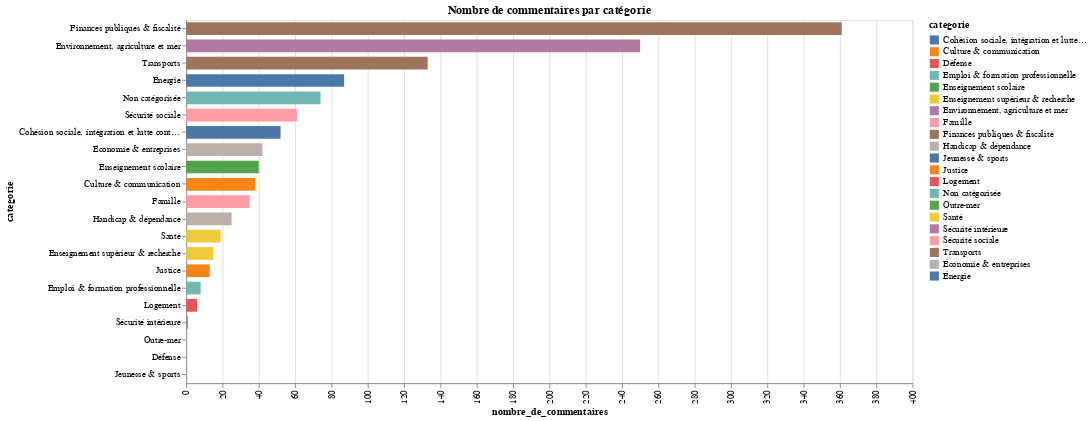

Notebook code for this chart:
### Markdown cell above
Commentaire 
 - Thématique des "finances publiques et fiscalité" qui a généré le plus de contributions.
 - Dispersion des autres catégories avec seulement 8% des contributions pour l'environnement

### Code cell
df = (raw_data.groupby('categorie', as_index ='false')
        .agg({"nombre_de_commentaires": "sum"})
        .reset_index()
        .sort_values(by = ['nombre_de_commentaires'], ascending = False))

# utilisation de la librairie de dataviz altair
bars = alt.Chart(df).mark_bar(color = '#ff0000', size = 14).encode(
   alt.X('nombre_de_commentaires:Q', axis = alt.Axis(labelAngle = -90)),
   alt.Y('categorie:N', sort = alt.EncodingSortField(field = "categorie", 
                                                  op = "count", 
                                                  order = 'ascending')),color = 'categorie:N')
(bars).properties(height = 400, width = 800,
                  title = "Nombre de commentaires par catégorie")

### Figure 1 — Vega-Lite specification as saved in the notebook (floating-point values rounded to 4 significant figures)
{"config": {"view": {"continuousWidth": 400, "continuousHeight": 300}}, "data": {"name": "data-9c5c4715b7c8dc68959ccb2b6c18b0ac"}, "mark": {"type": "bar", "color": "#ff0000", "size": 14}, "encoding": {"color": {"field": "categorie", "type": "nominal"}, "x": {"axis": {"labelAngle": -90}, "field": "nombre_de_commentaires", "type": "quantitative"}, "y": {"field": "categorie", "sort": {"field": "categorie", "op": "count", "order": "ascending"}, "type": "nominal"}}, "height": 400, "title": "Nombre de commentaires par catégorie", "width": 800, "$schema": "https://vega.github.io/schema/vega-lite/v4.17.0.json", "datasets": {"data-9c5c4715b7c8dc68959ccb2b6c18b0ac": [{"categorie": "Finances publiques & fiscalité", "nombre_de_commentaires": 361}, {"categorie": "Environnement, agriculture et mer", "nombre_de_commentaires": 250}, {"categorie": "Transports", "nombre_de_commentaires": 133}, {"categorie": "Énergie", "nombre_de_commentaires": 87}, {"categorie": "Non catégorisée", "nombre_de_commentaires": 74}, {"categorie": "Sécurité sociale", "nombre_de_commentaires": 61}, {"categorie": "Cohésion sociale, intégration et lutte contre l’exclusion", "nombre_de_commentaires": 52}, {"categorie": "Économie & entreprises", "nombre_de_commentaires": 42}, {"categorie": "Enseignement scolaire", "nombre_de_commentaires": 40}, {"categorie": "Culture & communication", "nombre_de_commentaires": 38}, {"categorie": "Famille", "nombre_de_commentaires": 35}, {"categorie": "Handicap & dépendance", "nombre_de_commentaires": 25}, {"categorie": "Santé", "nombre_de_commentaires": 19}, {"categorie": "Enseignement supérieur & recherche", "nombre_de_commentaires": 15}, {"categorie": "Justice", "nombre_de_commentaires": 13}, {"categorie": "Emploi & formation professionnelle", "nombre_de_commentaires": 8}, {"categorie": "Logement", "nombre_de_commentaires": 6}, {"categorie": "Sécurité intérieure", "nombre_de_commentaires": 1}, {"categorie": "Outre-mer", "nombre_de_commentaires": 0}, {"categorie": "Défense", "nombre_de_commentaires": 0}, {"categorie": "Jeunesse & sports", "nombre_de_commentaires": 0}]}}
